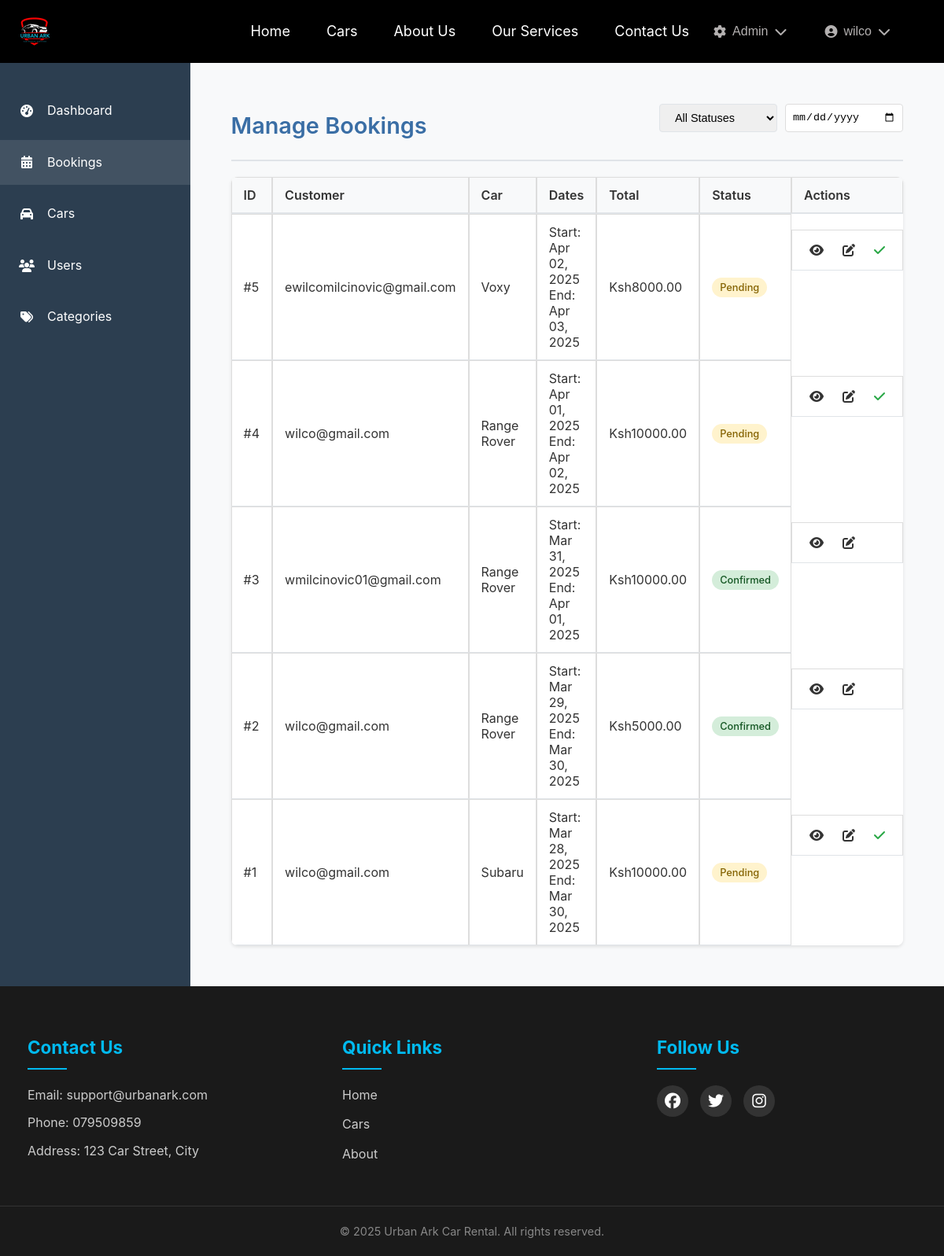
/cars/admin/bookings/ (signed in), run on the app's committed database.
### users/models.py (models this page shows, shortened)
class CustomUser(AbstractUser):
    USER_TYPE_CHOICES = (
        ('customer', 'Customer'),
        ('admin', 'Admin'),
        ('staff', 'Staff')
    )
    GENDER_CHOICES = [
        ('male', 'Male'),
        ('female', 'Female'),
        ('other', 'Other')
    ]
    user_type = models.CharField(max_length=20, choices=USER_TYPE_CHOICES, default='customer')
    email = models.EmailField(_('email address'), unique=True)
    gender = models.CharField(max_length=10, choices=GENDER_CHOICES, blank=True, null=True)
    date_of_birth = models.DateField(_('date of birth'), null=True, blank=True)
    profile_picture = models.ImageField(upload_to='profile_pics/', null=True, blank=True)
    is_verified = models.BooleanField(default=False)
    phone_regex = RegexValidator(
        regex=r'^\+?1?\d{9,15}$',
        message="Phone number must be entered in the format: '+999999999'. Up to 15 digits allowed."
    )
    phone_number = models.CharField(validators=[phone_regex], max_length=17, blank=True)
    emergency_contact = models.CharField(max_length=100, blank=True)
    emergency_phone = models.CharField(validators=[phone_regex], max_length=17, blank=True)
    street_address = models.CharField(max_length=255, blank=True)
    city = models.CharField(max_length=100, blank=True)
    postal_code = models.CharField(max_length=10, blank=True)
    country = models.CharField(max_length=100, blank=True)
    license_number = models.CharField(max_length=50, blank=True)
    license_country = models.CharField(max_length=100, blank=True)
    license_expiry = models.DateField(null=True, blank=True)
    license_image = models.ImageField(upload_to='licenses/', null=True, blank=True)
    has_international_permit = models.BooleanField(default=False)
    international_permit_number = models.CharField(max_length=50, blank=True)
    international_permit_expiry = models.DateField(null=True, blank=True)
    USERNAME_FIELD = 'email'
    REQUIRED_FIELDS = ['username']
    class Meta:
        verbose_name = _('user')
        verbose_name_plural = _('users')

### cars/models.py (models this page shows, shortened)
class Booking(models.Model):
    STATUS_CHOICES = [
        ('pending', 'Pending'),
        ('confirmed', 'Confirmed'),
        ('active', 'Active'),
        ('completed', 'Completed'),
        ('overdue', 'Overdue'),
        ('returned', 'Returned'),
        ('cancelled', 'Cancelled')
    ]
    user = models.ForeignKey(
        settings.AUTH_USER_MODEL,
        on_delete=models.CASCADE,
        related_name='bookings'  # Add this line
    )
    car = models.ForeignKey(Car, on_delete=models.CASCADE)
    start_date = models.DateTimeField()
    end_date = models.DateTimeField()
    actual_return_date = models.DateTimeField(null=True, blank=True)
    total_cost = models.DecimalField(max_digits=10, decimal_places=2)
    status = models.CharField(max_length=20, choices=STATUS_CHOICES, default='pending')
    booking_date = models.DateTimeField(auto_now_add=True)
    is_late = models.BooleanField(default=False)
    late_fees = models.DecimalField(max_digits=10, decimal_places=2, default=0)
    penalty_paid = models.BooleanField(default=False)

class Car(models.Model):
    TRANSMISSION_CHOICES = [
        ('auto', 'Automatic'),
        ('manual', 'Manual')
    ]
    FUEL_CHOICES = [
        ('petrol', 'Petrol'),
        ('diesel', 'Diesel'),
        ('hybrid', 'Hybrid'),
        ('electric', 'Electric')
    ]
    name = models.CharField(max_length=200)
    make = models.CharField(max_length=100)
    model = models.CharField(max_length=100)
    description = models.TextField(blank=True)
    category = models.ForeignKey(CarCategory, on_delete=models.CASCADE)
    year = models.IntegerField(
        validators=[
            MinValueValidator(1990),
            MaxValueValidator(2025)
        ]
    )
    transmission = models.CharField(max_length=10, choices=TRANSMISSION_CHOICES)
    fuel_type = models.CharField(max_length=10, choices=FUEL_CHOICES)
    seats = models.IntegerField()
    daily_rate = models.DecimalField(max_digits=10, decimal_places=2)
    image = models.ImageField(upload_to='car_images/', null=True, blank=True)
    quantity = models.PositiveIntegerField(default=1, help_text="Total number of units")
    booked_units = models.PositiveIntegerField(default=0, help_text="Number of currently booked units")

### cars/views.py (the view)
# urls.py: path('admin/bookings/', views.admin_bookings_view, name='admin_bookings'),
@user_passes_test(is_admin)
def admin_bookings_view(request):
    bookings_list = Booking.objects.all().order_by('-booking_date')
    status_filter = request.GET.get('status')
    date_filter = request.GET.get('date')
    if status_filter:
        bookings_list = bookings_list.filter(status=status_filter)
    if date_filter:
        bookings_list = bookings_list.filter(start_date=date_filter)
    paginator = Paginator(bookings_list, 10)
    page = request.GET.get('page')
    bookings = paginator.get_page(page)
    return render(request, 'admin/bookings.html', {'bookings': bookings})

### cars/views.py (called while the page is built)
def is_admin(user):
    return user.is_authenticated and user.is_staff

### templates/admin/bookings.html (shortened to what this page needs)
{% extends 'admin/base_admin.html' %}
{% load static %}
{% block admin_content %}
<div class="admin-bookings">
    <div class="page-header">
        <h1>Manage Bookings</h1>
        <div class="filters">
            <select id="status-filter" class="filter-select">
                <option value="">All Statuses</option>
            </select>
            <input type="date" id="date-filter" class="filter-date">
        </div>
    </div>
    <div class="table-responsive">
        <table class="admin-table">
            <thead>
                <tr>
                    <th>ID</th>
                    <th>Customer</th>
                    <th>Car</th>
                    <th>Dates</th>
                    <th>Total</th>
                    <th>Status</th>
                    <th>Actions</th>
                </tr>
            </thead>
            <tbody>
                {% for booking in bookings %}
                <tr>
                    <td>#{{ booking.id }}</td>
                    <td>{{ booking.user.email }}</td>
                    <td>{{ booking.car.name }}</td>
                    <td>
                        <div>Start: {{ booking.start_date|date:"M d, Y" }}</div>
                        <div>End: {{ booking.end_date|date:"M d, Y" }}</div>
                    </td>
                    <td>Ksh{{ booking.total_cost }}</td>
                    <td><span class="status-badge {{ booking.status }}">{{ booking.status|title }}</span></td>
                    <td class="actions">
                        <a href="{% url 'admin_booking_detail' booking.id %}" class="btn-icon">
                            <i class="fas fa-eye" title="View Details"></i>
                        </a>
                        <a href="{% url 'admin_booking_edit' booking.id %}" class="btn-icon">
                            <i class="fas fa-edit" title="Edit"></i>
                        </a>
                        {% if booking.status == 'pending' %}
                        <a href="{% url 'admin_booking_confirm' booking.id %}" class="btn-icon confirm">
                            <i class="fas fa-check" title="Confirm"></i>
                        </a>
                        {% endif %}
                    </td>
                </tr>
                {% endfor %}
            </tbody>
        </table>
    </div>
</div>
{% endblock %}

### templates/base.html (shortened to what this page needs)
<html lang="en">
<head>
    {% load static %}
    <link rel="stylesheet" href="{% static 'css/style.css' %}">
    <link rel="stylesheet" href="{% static 'css/home.css' %}">
    <link rel="stylesheet" href="{% static 'css/about.css' %}">
    <link rel="stylesheet" href="{% static 'css/contact.css' %}">
    <link rel="stylesheet" href="https://cdnjs.cloudflare.com/ajax/libs/font-awesome/6.7.2/css/all.min.css">
    {% block extra_css %}{% endblock %}
</head>
<body>
    <header class="header">
        <div class="logo-container">
            <a href="{% url 'home' %}">
                <img src="{% static 'img/logo.png' %}" alt="Urban Ark Logo" class="logo">
            </a>
        </div>
        <nav class="navbar">
            <div class="nav-links">
                <a href="{% url 'home' %}" class="{% if request.resolver_match.url_name == 'home' %}active{% endif %}">Home</a>
                <a href="{% url 'car_list' %}" class="{% if request.resolver_match.url_name == 'car_list' %}active{% endif %}">Cars</a>
                <a href="{% url 'about' %}" class="{% if request.resolver_match.url_name == 'about' %}active{% endif %}">About Us</a>
                <a href="{% url 'services' %}" class="{% if request.resolver_match.url_name == 'services' %}active{% endif %}">Our Services</a>
                <a href="{% url 'contact' %}" class="{% if request.resolver_match.url_name == 'contact' %}active{% endif %}">Contact Us</a>
            </div>
            {% if user.is_authenticated %}
            <div class="nav-right">
                {% if user.is_staff %}
                <div class="dropdown">
                    <button class="dropbtn">
                        <i class="fas fa-cog"></i> Admin
                        <i class="fas fa-chevron-down"></i>
                    </button>
                </div>
                {% endif %}
                <div class="dropdown">
                    <button class="dropbtn user-menu-btn">
                        {% if user.profile_picture %}
                            <img src="{{ user.profile_picture.url }}" alt="Profile" class="profile-pic">
                        {% else %}
                            <i class="fas fa-user-circle"></i>
                        {% endif %}
                        {{ user.get_full_name|default:user.username }}
                        <i class="fas fa-chevron-down"></i>
                    </button>
                </div>
            </div>
            {% else %}
            <div class="nav-right">
                <a href="{% url 'login' %}" class="login-btn">Login</a>
                <a href="{% url 'register' %}" class="register-btn">Register</a>
            </div>
            {% endif %}
        </nav>
    </header>
    <div class="content">
        {% block content %}
        {% endblock %}
    </div>
    <footer class="site-footer">
        <div class="footer-content">
            <div class="footer-section">
                <h3>Contact Us</h3>
                <p>Email: support@urbanark.com</p>
                <p>Phone: 079509859</p>
                <p>Address: 123 Car Street, City</p>
            </div>
            <div class="footer-section">
                <h3>Quick Links</h3>
                <ul>
                    <li><a href="{% url 'home' %}">Home</a></li>
                    <li><a href="{% url 'car_list' %}">Cars</a></li>
                    <li><a href="{% url 'about' %}">About</a></li>
                </ul>
            </div>
            <div class="footer-section">
                <h3>Follow Us</h3>
                <div class="social-links">
                    <a href="#"><i class="fab fa-facebook"></i></a>
                    <a href="#"><i class="fab fa-twitter"></i></a>
                    <a href="#"><i class="fab fa-instagram"></i></a>
                </div>
            </div>
        </div>
        <div class="footer-bottom">
            <p>&copy; <span id="year"></span> Urban Ark Car Rental. All rights reserved.</p>
        </div>
    </footer>
</body>
</html>

### static/css/style.css (style rules this page uses)
.header { background: black; padding: 15px 20px; display: flex; justify-content: space-between; align-items: center; position: fixed; top: 0; left: 0; width: 100%; z-index: 100; box-sizing: border-box; }
.logo-container img { height: 50px; width: auto; }
.navbar { display: flex; justify-content: space-between; align-items: center; padding: 0 2rem; }
.nav-links { display: flex; align-items: center; gap: 1rem; }
.nav-right { display: flex; align-items: center; gap: 1rem; }
.navbar a { color: white; text-decoration: none; margin: 0 15px; font-size: 18px; transition: color 0.3s ease; position: relative; }
.navbar a::after { content: ''; position: absolute; width: 0; height: 2px; background: #00baf0; left: 0; bottom: -5px; transition: width 0.3s ease; }
.dropdown { position: relative; display: inline-block; }
.dropbtn { background: transparent; color: #b3b0b0; padding: 0.5rem 1rem; border: none; cursor: pointer; display: flex; align-items: center; gap: 0.5rem; font-size: 1rem; }
.user-menu-btn { display: flex; align-items: center; gap: 0.5rem; }
.site-footer { background: #1a1a1a; color: #fff; padding: 60px 0 20px; margin-top: auto; }
.footer-content { max-width: 1200px; margin: 0 auto; display: grid; grid-template-columns: repeat(auto-fit, minmax(250px, 1fr)); gap: 40px; padding: 0 20px; }
.footer-section { padding: 0 15px; }
.footer-section h3 { color: #00baf0; font-size: 1.4rem; margin-bottom: 20px; position: relative; padding-bottom: 10px; }
.footer-section h3::after { content: ''; position: absolute; left: 0; bottom: 0; width: 50px; height: 2px; background: #00baf0; }
.footer-section p { margin: 10px 0; color: #ccc; line-height: 1.6; }
.footer-section ul { list-style: none; padding: 0; }
.footer-section ul li { margin-bottom: 12px; }
.footer-section a { color: #ccc; text-decoration: none; transition: color 0.3s ease, padding-left 0.3s ease; display: inline-block; }
.social-links { display: flex; gap: 15px; margin-top: 20px; }
.social-links a { background: #333; width: 40px; height: 40px; border-radius: 50%; display: flex; align-items: center; justify-content: center; transition: transform 0.3s ease, background-color 0.3s ease; }
.social-links a i { font-size: 20px; color: #fff; }
.footer-bottom { text-align: center; margin-top: 40px; padding-top: 20px; border-top: 1px solid #333; }
.footer-bottom p { color: #888; font-size: 0.9rem; }
body { min-height: 100vh; display: flex; flex-direction: column; }
.content { flex: 1; padding-top: 80px; }
.content { padding-top: 80px; }

### static/css/home.css (style rules this page uses)
* { box-sizing: border-box; margin: 0; padding: 0; }
body { font-family: 'Poppins', sans-serif; color: #333; line-height: 1.6; background-color: #f9f9f9; }

### static/css/about.css (style rules this page uses)
:root { --primary-color: #1e3a8a; --secondary-color: #3b82f6; --accent-color: #f59e0b; --light-gray: #f3f4f6; --dark-gray: #4b5563; --white: #ffffff; --shadow: 0 4px 6px rgba(0, 0, 0, 0.1); --transition: all 0.3s ease; }
body { color: #333; font-family: 'Roboto', Arial, sans-serif; line-height: 1.6; }

### static/css/contact.css (style rules this page uses)
:root { --primary-color: #1e3a8a; --secondary-color: #3b82f6; --accent-color: #f59e0b; --light-gray: #f3f4f6; --dark-gray: #4b5563; --white: #ffffff; --shadow: 0 4px 6px rgba(0, 0, 0, 0.1); --transition: all 0.3s ease; }

### static/css/admin.css (style rules this page uses)
.table-responsive { overflow-x: auto; background: white; border-radius: 8px; box-shadow: 0 2px 4px rgba(0,0,0,0.1); }
.admin-table { width: 100%; border-collapse: collapse; background: white; }
.admin-table th, .admin-table td { padding: 12px; border: 1px solid #ddd; }
.admin-table th { background: #f8f9fa; font-weight: 600; }
.page-header { display: flex; justify-content: space-between; align-items: center; margin-bottom: 20px; }
.filters { display: flex; gap: 10px; margin-bottom: 1.5rem; }
.filter-select, .filter-date { padding: 8px; border: 1px solid #ddd; border-radius: 4px; min-width: 150px; }
.status-badge { padding: 4px 8px; border-radius: 4px; font-size: 0.875rem; }
.status-badge.pending { background: #fff3cd; color: #856404; }
.status-badge.confirmed { background: #d4edda; color: #155724; }
.actions { margin-top: 20px; display: flex; gap: 10px; }
.status-badge { display: inline-block; padding: 4px 8px; border-radius: 4px; font-size: 14px; }
.status-badge.pending { background: #fff3cd; }
.status-badge.confirmed { background: #d4edda; }
.btn-icon { padding: 6px; border: none; background: none; cursor: pointer; margin: 0 2px; }
.btn-icon.confirm { color: #28a745; border: none; background: none; cursor: pointer; }
.admin-bookings { padding: 20px; }

### data on the page
CustomUser: get_full_name "wilco"
Booking: id "5", user.email "ewilcomilcinovic@gmail.com", car.name "Voxy", start_date "Apr 02, 2025", end_date "Apr 03, 2025", total_cost "8000.00", status "Pending"
Booking: id "4", user.email "wilco@gmail.com", car.name "Range Rover", start_date "Apr 01, 2025", end_date "Apr 02, 2025", total_cost "10000.00", status "Pending"
Booking: id "3", user.email "wmilcinovic01@gmail.com", car.name "Range Rover", start_date "Mar 31, 2025", end_date "Apr 01, 2025", total_cost "10000.00", status "Confirmed"
Booking: id "2", user.email "wilco@gmail.com", car.name "Range Rover", start_date "Mar 29, 2025", end_date "Mar 30, 2025", total_cost "5000.00", status "Confirmed"
Booking: id "1", user.email "wilco@gmail.com", car.name "Subaru", start_date "Mar 28, 2025", end_date "Mar 30, 2025", total_cost "10000.00", status "Pending"
